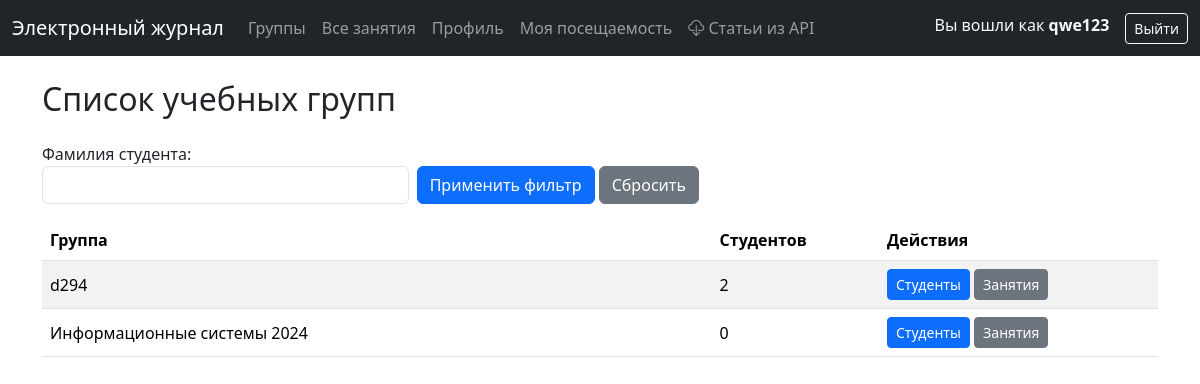
/teacher/groups/ (signed in), run on an earlier commit of the app's database.
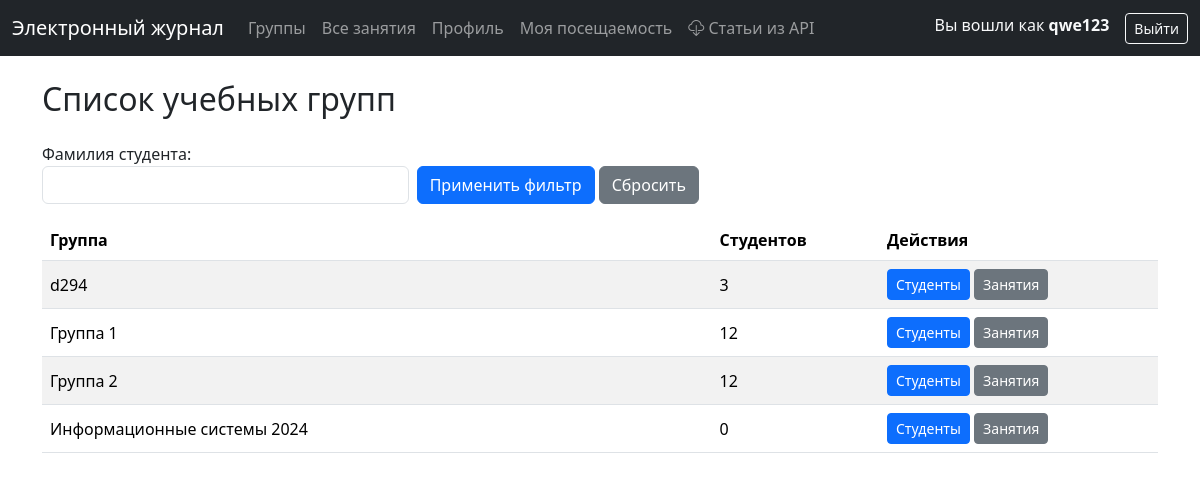
And on a later commit of the database.
### users/models.py (models this page shows)
class User(AbstractUser):
    username = models.CharField(
        max_length=150,
        unique=True,
        verbose_name='Логин',
        help_text='Латиница, цифры и @#$%^&+=!_.-/?*()',
    )
    @property
    def is_student(self):
        return hasattr(self, 'student')
    @property
    def is_teacher(self):
        return hasattr(self, 'teacher')
    def get_full_name(self):
        if self.first_name and self.last_name:
            return f"{self.first_name} {self.last_name}"
        return self.username
    class Meta:
        constraints = [
            models.CheckConstraint(
                name='username_allowed_chars',
                check=Q(username__regex=ALLOWED_RE),
            ),
        ]

### journal/models.py (models this page shows, shortened)
class Group(models.Model):
    id_group = models.CharField(max_length=100, unique=True, verbose_name='Номер группы')
    name = models.CharField(max_length=200, verbose_name='Группа')
    year_priem = models.CharField(max_length=200, verbose_name='Год приема')
    study_form = models.CharField(max_length=200, blank=True, null=True, verbose_name='Форма обучения')
    level = models.CharField(max_length=200, blank=True, null=True, verbose_name='Уровень')
    faculty = models.CharField(max_length=200, blank=True, null=True, verbose_name='Факультет')
    department = models.CharField(max_length=200, blank=True, null=True, verbose_name='Подразделение')
    term_number = models.CharField(max_length=2, blank=True, verbose_name='Период')
    number_of_active_students = models.CharField(max_length=2, blank=True, verbose_name='Количество студентов')
    status = models.BooleanField(default=False, blank=True)
    semestr = models.CharField(max_length=10, blank=True, verbose_name='Семестр')
    history = HistoricalRecords()
    class Meta:
        unique_together = [("id_group", "name")]
        verbose_name = 'Группа'
        verbose_name_plural = 'Группы'
        ordering = ['name']

### journal/views.py (the view)
# urls.py: path("teacher/groups/", views.GroupListView.as_view(), name="teacher-groups"),
class GroupListView(LoginRequiredMixin, TeacherRequiredMixin, ListView):
    model = Group
    template_name = "teacher/groups.html"
    context_object_name = "groups"
    paginate_by = 10
    def get_queryset(self):
        queryset = Group.objects.all().order_by("name")
        self.filter_form = StudentFilterForm(self.request.GET)  # Можно использовать StudentFilterForm для поиска по группам
        if self.filter_form.is_valid():
            cd = self.filter_form.cleaned_data
            pass
        return queryset
    def get_context_data(self, **kwargs):
        context = super().get_context_data(**kwargs)
        context["title"] = "Список учебных групп"
        context["filter_form"] = getattr(self, 'filter_form', StudentFilterForm())
        query_params = self.request.GET.copy()
        if 'page' in query_params:
            query_params.pop('page')
        context["filter_params"] = query_params.urlencode()
        return context

### journal/filters.py
class StudentFilterForm(forms.Form):
    last_name = forms.CharField(
        required=False,
        label="Фамилия студента",
        widget=forms.TextInput(attrs={"class": "form-control"})
    )

### journal/mixins.py (called while the page is built)
    def test_func(self):
        user = self.request.user
        if not user.is_authenticated:
            return False
        return hasattr(user, 'teacher') and user.teacher is not None

### templates/teacher/groups.html (shortened to what this page needs)
{% extends "base.html" %}
{% block content %}
<h2 class="mb-4">Список учебных групп</h2>
<form method="get" action="" class="form-inline mb-3">
    <div class="row g-2 align-items-end">
        <div class="col-md-4">
            {{ filter_form.last_name.label_tag }}
            {{ filter_form.last_name }}
        </div>
        <div class="col-md-4">
            <button type="submit" class="btn btn-primary">Применить фильтр</button>
            <a href="{% url 'teacher-groups' %}" class="btn btn-secondary">Сбросить</a>
        </div>
    </div>
</form>
<table class="table table-striped align-middle">
    <thead>
        <tr>
            <th>Группа</th>
            <th style="width: 15%">Студентов</th>
            <th style="width: 25%">Действия</th>
        </tr>
    </thead>
    <tbody>
        {% for group in groups %}
        <tr>
            <td>{{ group.name }}</td>
            <td>{{ group.student_set.count }}</td>
            <td>
                <a href="{% url 'teacher-group-students' group.id %}" class="btn btn-sm btn-primary">Студенты</a>
                <a href="{% url 'teacher-group-lessons' group.id %}" class="btn btn-sm btn-secondary">Занятия</a>
            </td>
        </tr>
        {% empty %}
        <tr>
            <td colspan="3" class="text-center text-muted">Групп пока нет.</td>
        </tr>
        {% endfor %}
    </tbody>
</table>
{% endblock content %}

### templates/base.html (shortened to what this page needs)
<!DOCTYPE html>
<html lang="ru">
<head>
    <link href="https://cdn.jsdelivr.net/npm/bootstrap@5.3.2/dist/css/bootstrap.min.css" rel="stylesheet">
    {% load static %}
    <link href="{% static 'journal/css/styles.css' %}" rel="stylesheet">
    <link rel="stylesheet" href="https://cdn.jsdelivr.net/npm/bootstrap-icons@1.11.3/font/bootstrap-icons.min.css">
</head>
<body>
    <nav class="navbar navbar-expand-lg navbar-dark bg-dark">
        <div class="container-fluid">
            <a class="navbar-brand" href="{% url 'home' %}">Электронный журнал</a>
            <div class="collapse navbar-collapse" id="navbarSupportedContent">
                {% if user.is_authenticated %}
                <ul class="navbar-nav me-auto mb-2 mb-lg-0">
                    {% if user.is_teacher %}
                    <li class="nav-item">
                        <a class="nav-link" href="{% url 'teacher-groups' %}">Группы</a>
                    </li>
                    <li class="nav-item">
                        <a class="nav-link" href="{% url 'teacher-lessons-all' %}">Все занятия</a>
                    </li>
                    {% endif %}
                    {% if user.is_student %}
                    <li class="nav-item">
                        <a class="nav-link" href="{% url 'student-profile' %}">Профиль</a>
                    </li>
                    <li class="nav-item">
                        <a class="nav-link" href="{% url 'student-attendance' %}">Моя посещаемость</a>
                    </li>
                    {% endif %}
                    <li class="nav-item">
                        <a class="nav-link" href="{% url 'api-women' %}">
                            <i class="bi bi-cloud-download"></i> Статьи из API
                        </a>
                    </li>
                </ul>
                <ul class="navbar-nav ms-auto">
                    <li class="nav-item">
                        <span class="navbar-text text-light me-3">
                            Вы вошли как <strong>{{ user.get_full_name|default:user.username }}</strong>
                        </span>
                    </li>
                    <li class="nav-item">
                        <form method="post" action="{% url 'logout' %}" style="display: inline;">
                            <button type="submit" class="btn btn-outline-light btn-sm">Выйти</button>
                        </form>
                    </li>
                </ul>
                {% endif %}
            </div>
        </div>
    </nav>
    <div class="container py-4">
        {% block content %}{% endblock content %}
    </div>
</body>
</html>

What changed in the data, as far as the page shows it:
computed for Group (number 1 of 4 on the later page): student_set.count "2" → "3"
added Group: name "Группа 1", student_set.count "12"
added Group: name "Группа 2", student_set.count "12"
